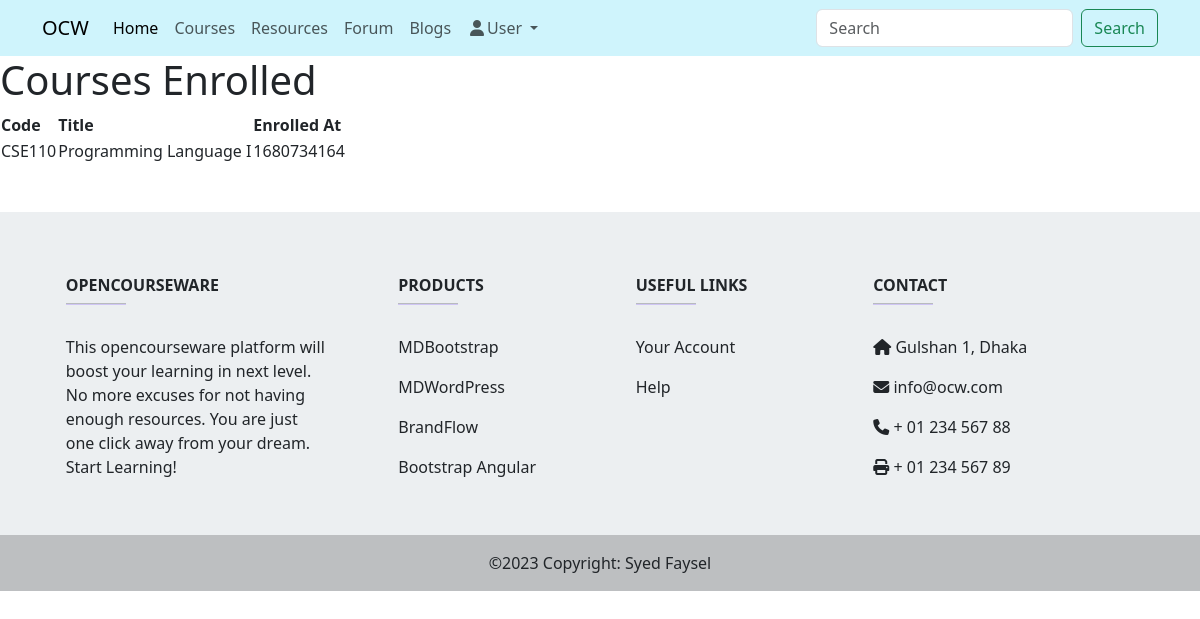
Page /public/user/enrolled.php on the committed database.
### tables this page shows
CREATE TABLE `paymentInfo` (
  `trx_id` varchar(100) NOT NULL,
  `username` varchar(50) DEFAULT NULL,
  `course_code` varchar(10) DEFAULT NULL,
  `approval` enum('Approved','Rejected','Not Reviewed') DEFAULT 'Not Reviewed',
  `approved_by` varchar(50) DEFAULT NULL,
  `created_at` timestamp NOT NULL DEFAULT current_timestamp()
);

CREATE TABLE `courses` (
  `course_code` varchar(10) NOT NULL,
  `course_title` varchar(100) NOT NULL,
  `course_description` text DEFAULT NULL,
  `price_type` enum('FREE','PAID') DEFAULT NULL,
  `course_price` decimal(10,2) NOT NULL,
  `course_type` enum('Academic','Skill') NOT NULL,
  `difficulty_level` enum('Beginner','Intermediate','Advance') DEFAULT NULL,
  `thumbnail` varchar(50) DEFAULT NULL,
  `added_by` varchar(50) DEFAULT NULL,
  `created_at` timestamp NOT NULL DEFAULT current_timestamp()
);

### config/dbconnect.php (called while the page is built)
<?php
class Dbconnect {
    private $host = "localhost";
    private $user = "root";
    private $password = "";
    private $database = "ocw";
    public function getConnection() {
        $dsn = "mysql:host=" . $this->host . ";dbname=" . $this->database;
        $pdo = new PDO($dsn, $this->user, $this->password);
        $pdo->setAttribute(PDO::ATTR_DEFAULT_FETCH_MODE, PDO::FETCH_ASSOC);
        return $pdo;
    }
}
?>

### config/classes/Users.php (called while the page is built, shortened)
<?php
require_once $_SERVER['DOCUMENT_ROOT'] . '/OCW/config/dbconnect.php';
class User extends Dbconnect {
    private $conn;
    public function __construct() {
        $this->conn = $this->getConnection();
    }
    public function enrolledCourses($username, $course_code = null) {
        if($course_code!=null){
            $stmt = $this->conn->prepare("SELECT courses.*, paymentInfo.username, paymentInfo.trx_id FROM courses INNER JOIN paymentInfo ON courses.course_code = paymentInfo.course_code WHERE paymentInfo.username = '$username' AND paymentInfo.course_code = '$course_code'");
        }
        else{
            $stmt = $this->conn->prepare("SELECT courses.*, paymentInfo.username, paymentInfo.trx_id FROM courses INNER JOIN paymentInfo ON courses.course_code = paymentInfo.course_code WHERE paymentInfo.username = '$username'");
        }
        $stmt->execute();
        return $stmt->fetchAll();
    }
}
?>

### public/user/enrolled.php (the view, shortened to what this page needs)
<?php
require_once $_SERVER['DOCUMENT_ROOT'] . '/OCW/config/dbconnect.php';
require_once $_SERVER['DOCUMENT_ROOT'] . '/OCW/config/classes/Users.php';
$user = new User();
$enrolled = $user->enrolledCourses('gleen222');
include $_SERVER['DOCUMENT_ROOT'] . '/OCW/public/templates/header.php';
?>
</head>
<body>
    <?php include 'public/templates/navigation.php'; ?>
    <h1>Courses Enrolled</h1>
    <table>
        <thead>
            <tr>
                <th>Code</th>
                <th>Title</th>
                <th>Enrolled At</th>
            </tr>
        </thead>
        <tbody>
            <?php foreach($enrolled as $e): ?>
            <tr>
                <td><?= $e['course_code']; ?></td>
                <td><?= $e['course_title']; ?></td>
                <td><?= strtotime($e['created_at']); ?></td>
            </tr>
            <?php endforeach; ?>
        </tbody>
    </table>
    <?php include $_SERVER['DOCUMENT_ROOT'] . '/OCW/public/templates/footer.php'; ?>
</body>
</html>

### rows in the picture
paymentinfo: course_code.course_code "CSE110", course_code.course_title "Programming Language I", course_code.created_at "1680734164"
